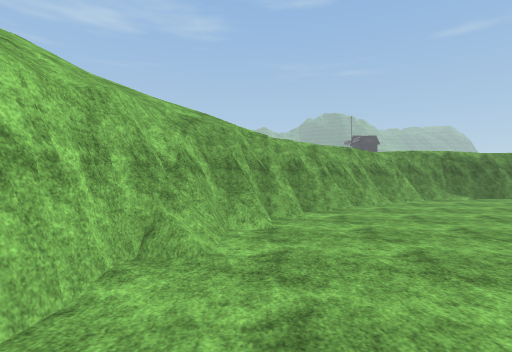
View 1 (above)

17 first-person views from a walk through a Unity game level. The camera is 1.4 m above the floor, looks level and sees 80° across. The floor is counted in squares, 2 m on a side. Each view is taken from the middle of a square. On the plan, view 1 faces up. The plan holds only what a view shows up to about 10 squares ahead; the rest is blank. The place goes on beyond the plan. Some surface patterns are stand-ins.

View 2
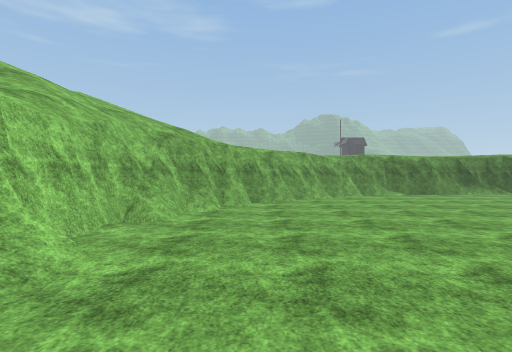

View 3
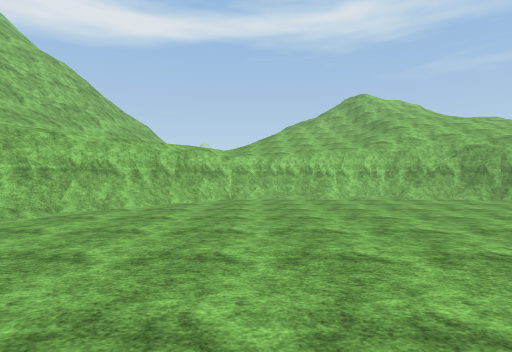

View 4
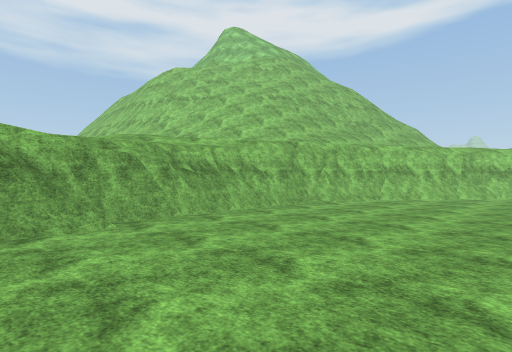

View 5
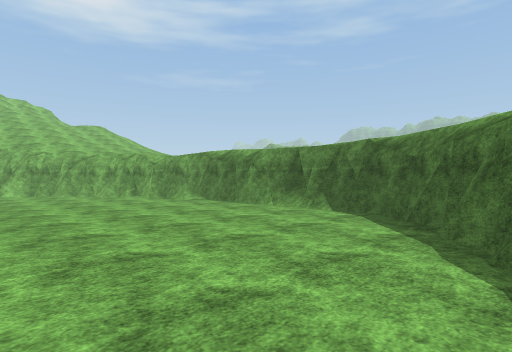

View 6
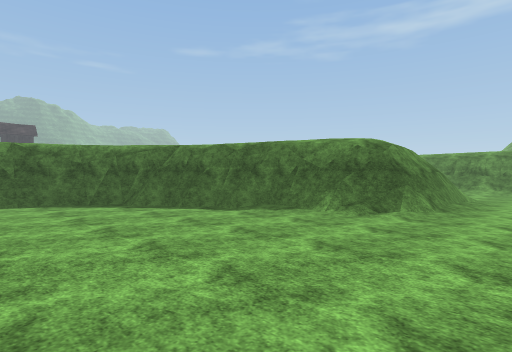

View 7
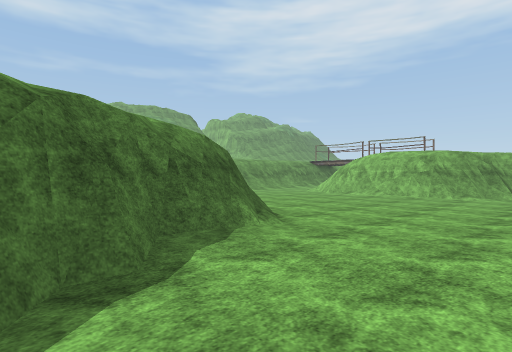

View 8
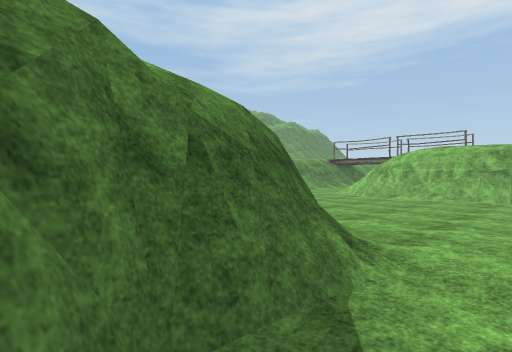

View 9
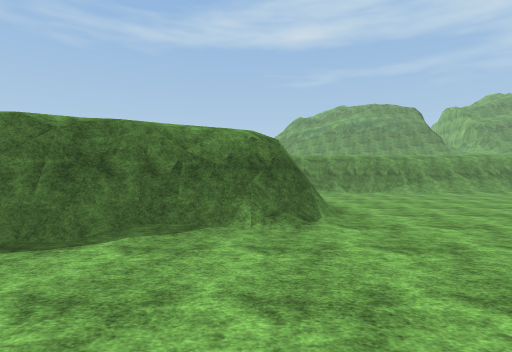

View 10
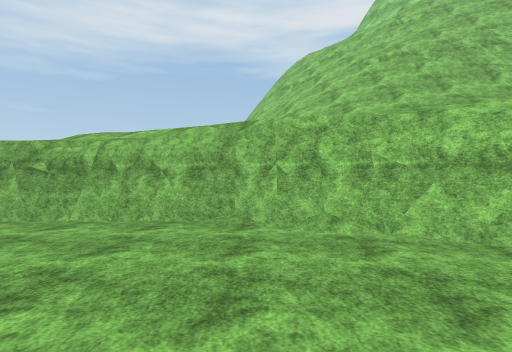

View 11
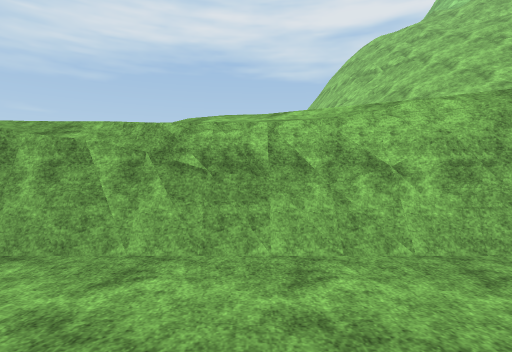

View 12
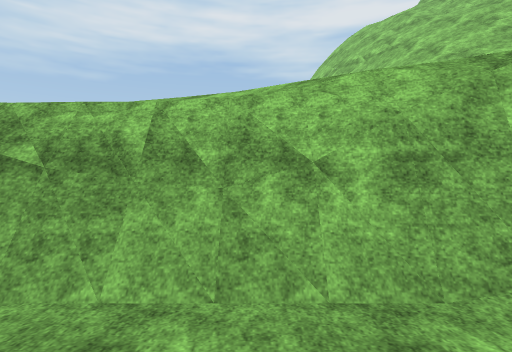

View 13
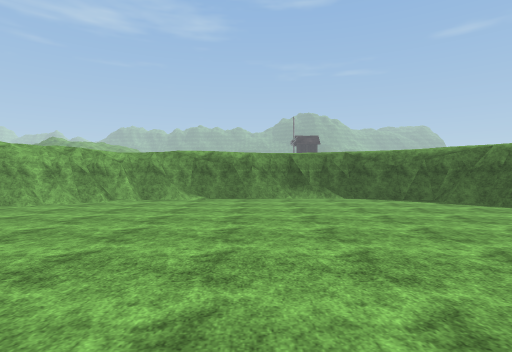

View 14
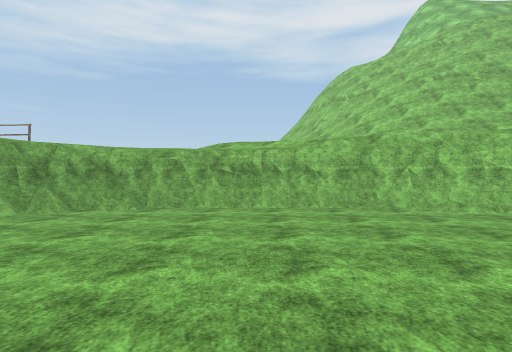

View 15
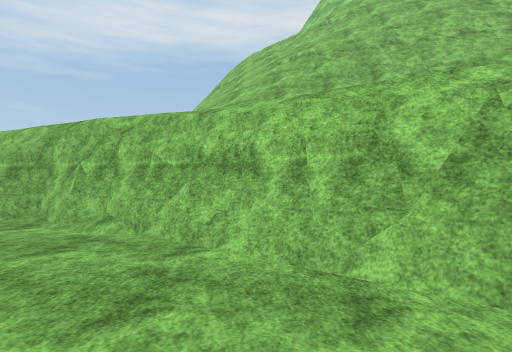

View 16
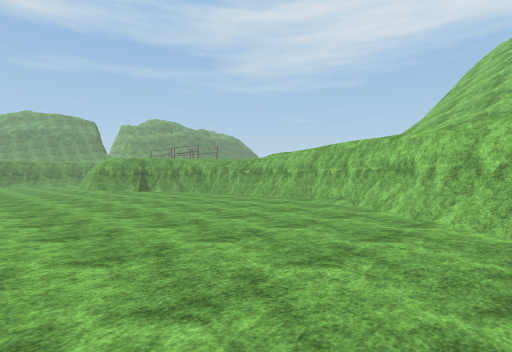

View 17
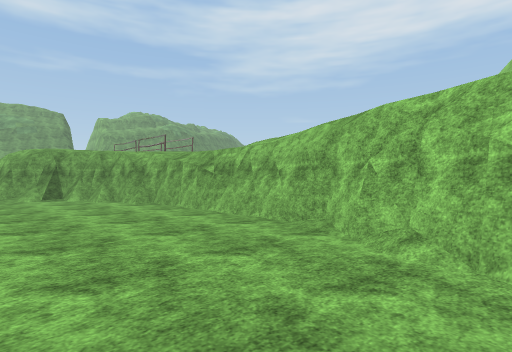

### Floor plan
Key: @ floor where view 1 was taken; # wall or solid block; . main floor; : floor 3.25 m higher than the main floor; / step, stairs or slope; = window, fence, low wall or low ledge; v drop or lower ground.
Columns run from 5 left of view 1 to 22 right of it. Each row starts with its distance up from view 1.
 10          :=#######::
  9        :####.....##::
  8       :##=........##:
  7   // :##...........##
  6   ///v#.............#:
  5  ///##..............#::
  4  ///#...............==:/
  3   //#................###=/..
  2   //v.......................
  1     v......................
  0     v@.....................
 -1     v......................
 -2     #......................
 -3     /#.....................
 -4     /#=............=##=v
 -5      :/#..........=#:::
 -6       :/##......###:
 -7         :/##vv###/:
 -8     ///   ::::::::
 -9  ==//////   :::::
-10 ####//////
-11 vvv===////
-12 //////////
-13      /////
-14      ///==
-15      =//=#
-16          v

Where each view was taken, in squares from view 1:
view 1: 0 up, 0 right, facing up
view 2: 2 down, 1 right, facing up
view 3: 2 down, 9 right, facing left
view 4: 2 down, 12 right, facing down-left
view 5: 4 up, 14 right, facing up-left
view 6: 1 up, 10 right, facing up-right
view 7: 7 up, 12 right, facing down-right
view 8: 6 up, 14 right, facing down-right
view 9: 4 up, 11 right, facing right
view 10: 2 down, 5 right, facing down
view 11: 4 down, 8 right, facing down
view 12: 5 down, 7 right, facing down
view 13: 0 up, 8 right, facing up
view 14: 0 up, 8 right, facing down
view 15: 2 down, 2 right, facing down
view 16: 1 up, 0 right, facing down-right
view 17: 3 down, 3 right, facing down-right
